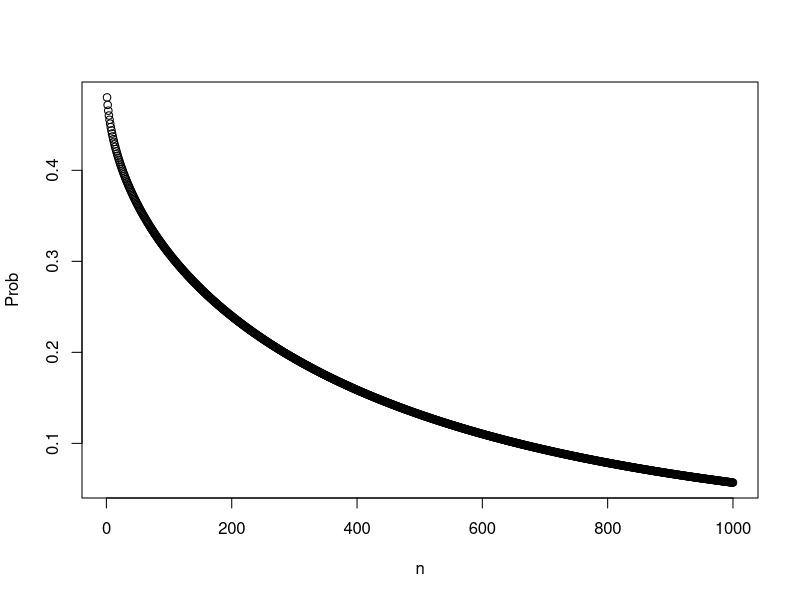
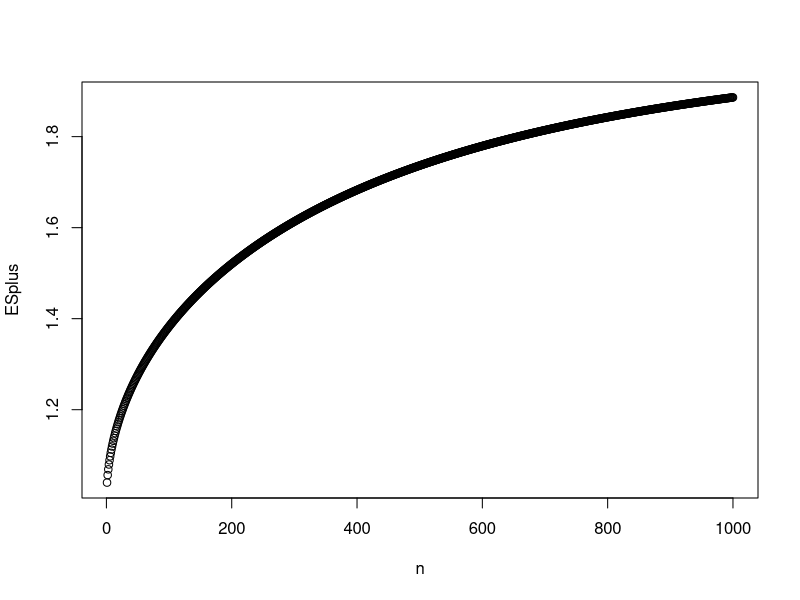
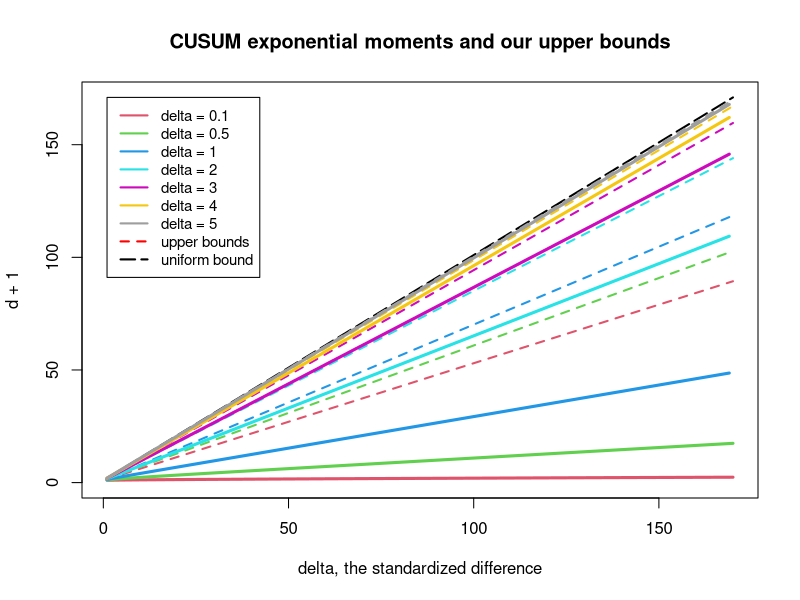
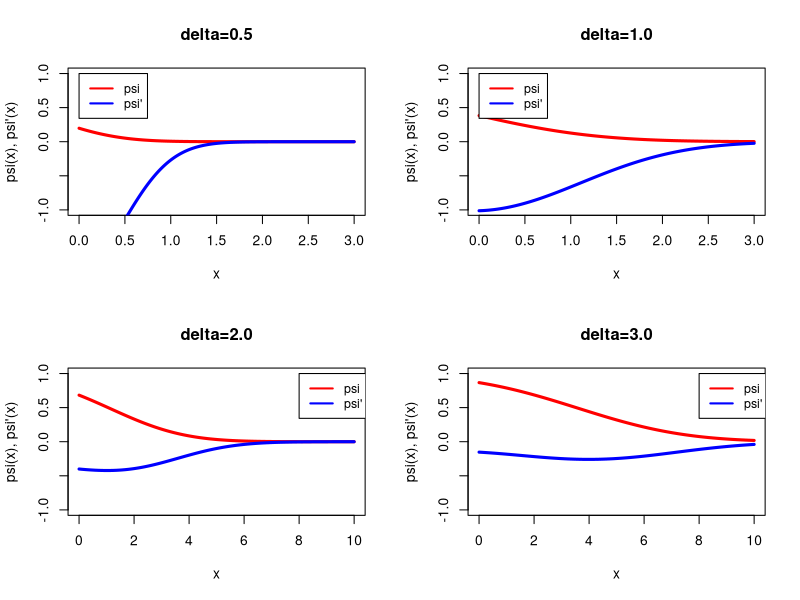

Reproduce these figures in R, in order.
### Calculations related to S_n^+ ###

# Normal distribution case. F = N(theta0, sigma), G = Normal(theta1, sigma).
# Let delta = (theta1-theta0)/sigma.
# Then Y = LLR = Normal( -delta^2/2, delta ) under F 
#  and Y = LLR = Normal( +delta^2/2, delta ) under G 

delta = 0.1;   # Choose some delta
N = 1000;      # We'll calculate the first N probabilities
n = 1:N;

Prob = pnorm( -delta*sqrt(n)/2, 0, 1 );

plot(n, Prob)

ESplus = 2*(1-Prob);     # ES_n^+ computed exactly as P_F(Sn<0) + P_G(Sn>0)
plot(n, ESplus)


# Calculate ordinary Bell polynomials

# https://cran.r-project.org/web/packages/kStatistics/kStatistics.pdf

# install.packages("kStatistics")
# library(kStatistics)

# eBellPol(d) = complete exponential Bell polynomials
# eBellPol(d,k) = incomplete exponential Bell polynomials
# e_eBellPol(d,k,c( dim = d )) = evaluated
# oBellPol(d,k) = complete ordinary Bell polynomials
# Not used:
# GCBellPol, e_GCBellPol = generalized complete Bell Polynomial

# Find the forms of incomplete (partial) ordinary Bell polynomials:

# oBellPol(1,1)
# oBellPol(2,1)
# oBellPol(2,2)
# oBellPol(3,1)
# oBellPol(3,2)
# oBellPol(3,3)


# Calculate exponential CUSUM moments with partial ordinary Bell polynomials:

# EU1 = ESplus[1];                                 # EU1 = oBellPol(1,1)
# EU2 = ESplus[2]/2 + 1/2*(ESplus[1])^2;           # EU2 = oBellPol(2,1) + 1/2 * oBellPol(2,2) 
# EU3 = 1/3*ESplus[3] + 1/2*ESplus[1]*ESplus[2] + 1/6*(ESplus[1])^3
# c(EU1,EU2,EU3)



# Calculate exponential CUSUM moments with partial exponential Bell polynomials:

# N = 5; n = 1:N;
# Bell.arg = factorial(n-1)*ESplus[n];   # Arguments for Bell polynomials

# EU = rep(0,N);
# for (d in 1:N){
#   Result = 0;
#   for (k in 1:d){ 
#      Result = Result + e_eBellPol( d, k, c(Bell.arg[1:(d-k+1)],rep(1,k-1)) )
#        # This function requires d arguments, although the last (k-1) are not used
#       }
#   EU[d] = 1/factorial(d) * Result;
#   }

# Compare with the previous calculation: c(EU1,EU2,EU3)

# data.frame(n,EU)
# c(EU1,EU2,EU3)



# Define a function EexpW = EexpW(delta, d) to calculate Eexp(W_d) = EU_d 
# with delta = |theta1-theta0|/sigma = standardized difference between bas and disturbed means
# We'll redefine this function below, using recursive computation of Bell polynomials.
# It will be much faster!

# EexpW = function(d,delta){
#   n = 1:d;
#   ESplus = 2*pnorm( delta*sqrt(n)/2, 0, 1 );     # Expected value of S_n^+
#   Bell.arg = factorial(n-1)*ESplus[n];           # Arguments for Bell polynomials
#   Result = 0;                                    # Calculate the sum adding term by term
#   for (k in 1:d){ 
#      Result = Result + e_eBellPol( d, k, c(Bell.arg[1:(d-k+1)],rep(1,k-1)) )
#        # This function requires d arguments, although the last (k-1) are not used
#      }
#   return( 1/factorial(d) * Result );
#   }

# Check:
# for (k in 1:10){print(EexpW(k,0.1))}
  

# Compare exact CUSUM exponential moments with our uniform upper bound of (d+1)

# Example: d = 1:20, delta = 0.1, 0.5, 1.0, 3.0

# N = 20; d = 1:N; 
# DELTA = c(0.1, 0.5, 1.0, 3.0); 
# COLOR = c("red", "blue", "purple", "orange"); 
# plot(d,d+1,col="black",type="b",xlim=c(1,N),ylim=c(0,N),main="CUSUM exponential moment and our upper bound")

# for (j in 1:length(DELTA)){
#     delta = DELTA[j];
#     EU = rep(0,N); d = 1:N; for (k in 1:N){ EU[k] = EexpW(k,delta); }
#     lines(d,EU,col=COLOR[j],type="b")
#   }
# legend(1, N, legend=c("Exact, delta=0.1", "Exact, delta=0.5", "Exact, delta=1.0", "Exact, delta=3.0", "Upper bound"), col=c(COLOR, "black"), lty=1, cex=0.9)


# For the same scenarios, compare Eexp(S_n^+) with our upper bound = 2
#
# N = 20; d = 1:N; 
# plot(d,rep(2,N),col="black",type="b",lwd=3,xlim=c(1,N),ylim=c(0,2),main="Exponential moments of rectified sums S^+ and our upper bound")
#
# for (j in 1:length(DELTA)){
#     delta = DELTA[j];
#     EexpSplus = 2*pnorm( delta*sqrt(d)/2, 0, 1 );     # Expected value of exp(S_d^+)
#     lines(d,EexpSplus,col=COLOR[j],type="b",lwd=3)
#   }
#
# legend(1, 0.75, legend=c("Exact, delta=0.1", "Exact, delta=0.5", "Exact, delta=1.0", "Exact, delta=3.0", "Upper bound"), col=c(COLOR, "black"), lty=1, cex=0.9)



# Compare exact CUSUM exponential moments with our uniform upper bound of (d+1) 
# and delta-dependent upper bounds 1 + d*P(Y < 0)

# N = 100; d = 1:N; 
# DELTA = c(0.1, 0.5, 1.0, 3.0); 
# COLOR = c("red", "blue", "purple", "orange"); 
# plot(d,d+1,col="black",type="b",xlim=c(1,N),ylim=c(0,N+1), lwd = 3, main="CUSUM exponential moment and our upper bound")
# 
# for (j in 1:length(DELTA)){
#     delta = DELTA[j];
#     EU = rep(0,N); d = 1:N; 
#     for (k in 1:N){ 
#        EU[k] = EexpW(k,delta); 
#        	  filename = paste("update",j,k,".txt")
# 	         write.table(EU,file=filename)
#        }
#     lines(d,EU,col=COLOR[j],type="b", lwd = 3)
#     BetterUpperBound = 1 + d*pnorm( delta/2, 0, 1 );
#     lines(d, BetterUpperBound,col=COLOR[j], lwd = 2, lty=2)
#   }
# 
# legend(1, N+1, legend=c("delta=0.1", "delta=0.5", "delta=1.0", "delta=3.0", "upper bound"), col=c(COLOR, "black"), 
# lty=1, cex=0.9, lwd=2)


######### Direct computation, based on the recursive formula ###########

# Define a function to compute the complete exponential Bell polynomial

Bell_polynomial = function(d, x){
  if (d == 0) { return(1) }
  B = numeric(d+1); B[1] = 1; 
  for (k in 1:d){ B[k+1] = 0;
    for (j in 1:k){
      B[k+1] = B[k+1] + choose(k-1, j-1) * B[j] * x[k-j+1]
  }}  # close both for-loops
  return(B[d+1])
} # end of function Bell_polynomial



# Calculate with the new function Bell_polynomial

EexpW = function(d,delta){
   n = 1:d;
   ESplus = 2*pnorm( delta*sqrt(n)/2, 0, 1 );     # Expected value of S_n^+
   Bell.arg = factorial(n-1)*ESplus[n];           # Arguments for Bell polynomials
   return( 1/factorial(d) * Bell_polynomial(d, Bell.arg) );
   }


# Compare exact CUSUM exponential moments with our uniform upper bound of (d+1) 
# and delta-dependent upper bounds 1 + d*P(Y < 0)

N = 170; d = 1:N; 
DELTA = c(0.1, 0.5, 1.0, 2.0, 3.0, 4.0, 5.0); 
Ndelta = length(DELTA); COLOR = 2:(Ndelta+1);
plot(d,d+1, col="black", type="l", lwd = 2, lty=5,    # 6 = longdash
   xlim=c(1,N),ylim=c(0,N+1), 
   main="CUSUM exponential moments and our upper bounds",
   xlab="delta, the standardized difference")
 
for (j in 1:Ndelta){
    delta = DELTA[j];
    EU = rep(0,N); d = 1:N; 
    for (k in 1:N){ 
        EU[k] = EexpW(k,delta); 
        }
    lines(d,EU,col=COLOR[j], type="l", lwd = 3)
    UpperBound = 1 + d*pnorm( delta/2, 0, 1 );
    lines(d, UpperBound, col=COLOR[j], lwd=2, lty=2)
  }

color.legend = paste("delta =",DELTA[1]);
for (j in 2:Ndelta){ color.legend = c(color.legend, paste("delta =",DELTA[j])) }

legend(1, N+1, legend=c(color.legend,"upper bounds","uniform bound"), 
col=c(COLOR,"red","black"), lty=c(rep(1,Ndelta),2,5), cex=0.9, lwd=2)


# Function psi for Normal distribution

ff = function(w,delta){
 return( pnorm((-w+delta^2/2)/delta)-exp(w)*pnorm((-w-delta^2/2)/delta))
 }

deriv = function(w,delta){
 return( -1/delta*dnorm((-w+delta^2/2)/delta)
  -exp(w)*( pnorm((-w-delta^2/2)/delta))
            -1/delta*dnorm((-w-delta^2/2)/delta)) }

par(mfrow=c(2,2))

w = seq(0,3,0.01); delta = 0.5;
plot(w,ff(w,delta),type="l",col="red",ylim=c(-1,1),lwd=3,xlab="x",ylab="psi(x), psi'(x)", main="delta=0.5")
points(w,deriv(w,delta),type="l",col="blue",lwd=3)
legend(0, 1, legend=c("psi","psi'"), 
col=c("red","blue"), cex=0.9, lwd=2)

w = seq(0,3,0.01); delta = 1;
plot(w,ff(w,delta),type="l",col="red",ylim=c(-1,1),lwd=3,xlab="x",ylab="psi(x), psi'(x)", main="delta=1.0")
points(w,deriv(w,delta),type="l",col="blue",lwd=3)
legend(0, 1, legend=c("psi","psi'"), 
col=c("red","blue"), cex=0.9, lwd=2)

w = seq(0,10,0.01); delta = 2;
plot(w,ff(w,delta),type="l",col="red",ylim=c(-1,1),lwd=3,xlab="x",ylab="psi(x), psi'(x)", main="delta=2.0")
points(w,deriv(w,delta),type="l",col="blue",lwd=3)
legend(8, 1, legend=c("psi","psi'"), 
col=c("red","blue"), cex=0.9, lwd=2)

w = seq(0,10,0.01); delta = 3;
plot(w,ff(w,delta),type="l",col="red",ylim=c(-1,1),lwd=3,xlab="x",ylab="psi(x), psi'(x)", main="delta=3.0")
points(w,deriv(w,delta),type="l",col="blue",lwd=3)
legend(8, 1, legend=c("psi","psi'"), 
col=c("red","blue"), cex=0.9, lwd=2)

par(mfrow=c(1,1))
